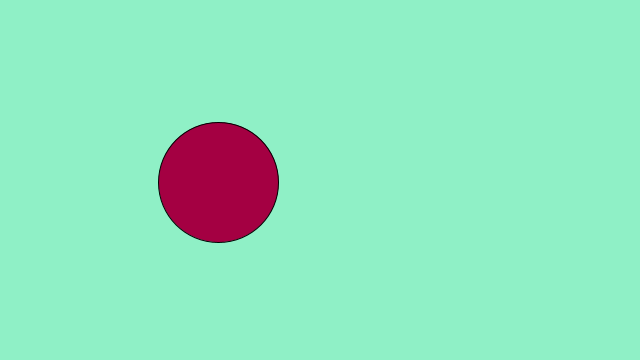
Frame 1 (no input)
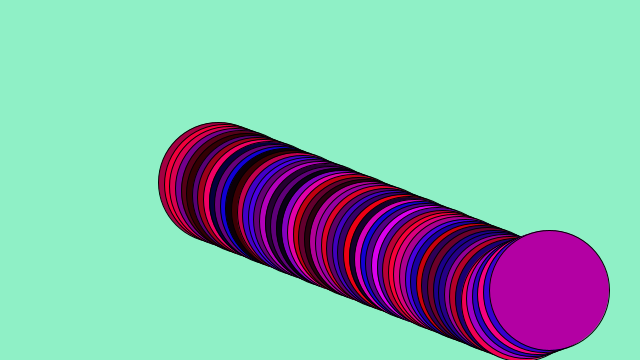
Frame 60 (the mouse pressed at the canvas centre just before this capture)
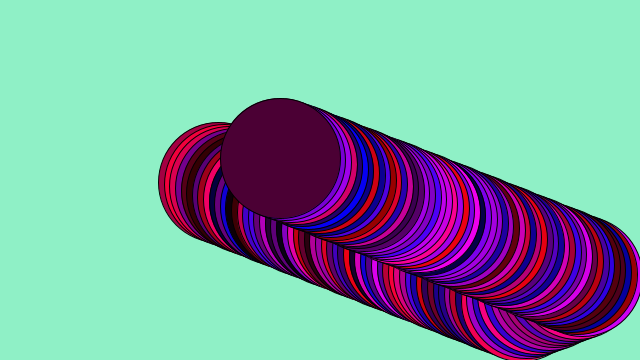
Frame 120 (the mouse held since frame 60 and released just before this capture)

The Processing sketch that drew these frames (run headless with seeded random() and noise(); from frame 60 on, the mouse is pressed at the canvas centre):

// Processing sketch: processing_160761
// ── processing_160761.pde

//not my original code at all

int rad = 60;        // Width of the shape
float xpos, ypos;    // Starting position of shape    

float xspeed = 2.8;  // Speed of the shape
float yspeed = 2.2;  // Speed of the shape

int xdirection = 2;  // Left or Right
int ydirection = 1;  // Top to Bottom


void setup() 
{
  size(640, 360);
  background(143, 240, 198);
  frameRate(45);
  ellipseMode(RADIUS);
  // Set the starting position of the shape
  xpos = width/3;
  ypos = height/2;
}

void draw() 
{

  // Update the position of the shape
  xpos = xpos + ( xspeed * xdirection );
  ypos = ypos + ( yspeed * ydirection );
  
  // Test to see if the shape exceeds the boundaries of the screen
  // If it does, reverse its direction by multiplying by -1
  if (xpos > width-rad || xpos < rad) {
    xdirection *= -1;
  }
  if (ypos > height-rad || ypos < rad) {
    ydirection *= -1;
  }

  // Draw the shape
  fill(random(255),0,random(255));
  ellipse(xpos, ypos, rad, rad);
}
